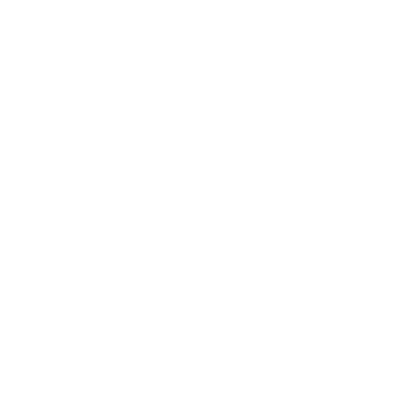
Frame 1 (no input)
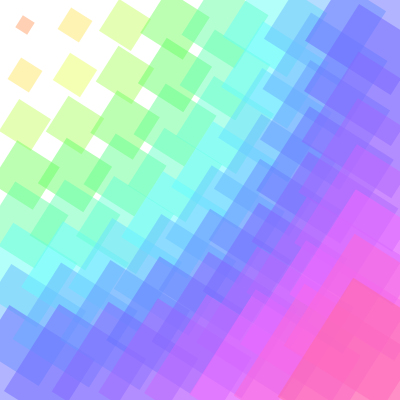
Frame 60 (no input)
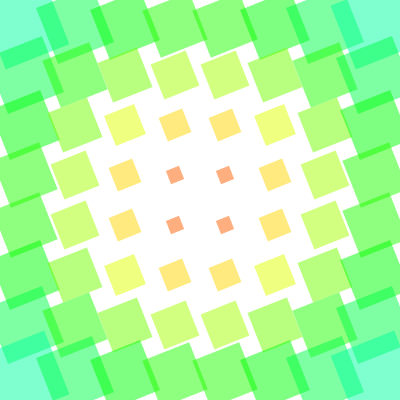
Frame 120 (the mouse pressed at the canvas centre since frame 60)

The p5.js sketch that drew these frames (run headless with seeded random() and noise() and a simulated clock; from frame 60 on, the mouse is pressed at the canvas centre):

// p5.js sketch
// ── sketch.js
let s = 50;
let angle = 0;
function setup() {
  createCanvas(400, 400);
  colorMode(HSB,100);
}

function draw() {
  background(220);
  
  for(let i = s/2; i< width; i+=s){
    for(let j = s/2; j<height; j+=s){
      let d = dist(mouseX, mouseY, i, j);
      let f = map(d, 0, sqrt(width**2+height**2), 0.1, 3);
      let h = map(d, 0, sqrt(width**2+height**2), 0, 100);
      let sat = map(angle, 0, 2*PI, 0, 100);
      fill(h, sat, 100,50);
      noStroke();
      
      push();
      rectMode(CENTER);
      translate(i,j);
      rotate(angle);
      scale(f);
      rect(0, 0, s, s);
      //rect(0, 0, s*f, s*f);
      
      pop();
      
    }
  }
  angle+=PI/50;
}
